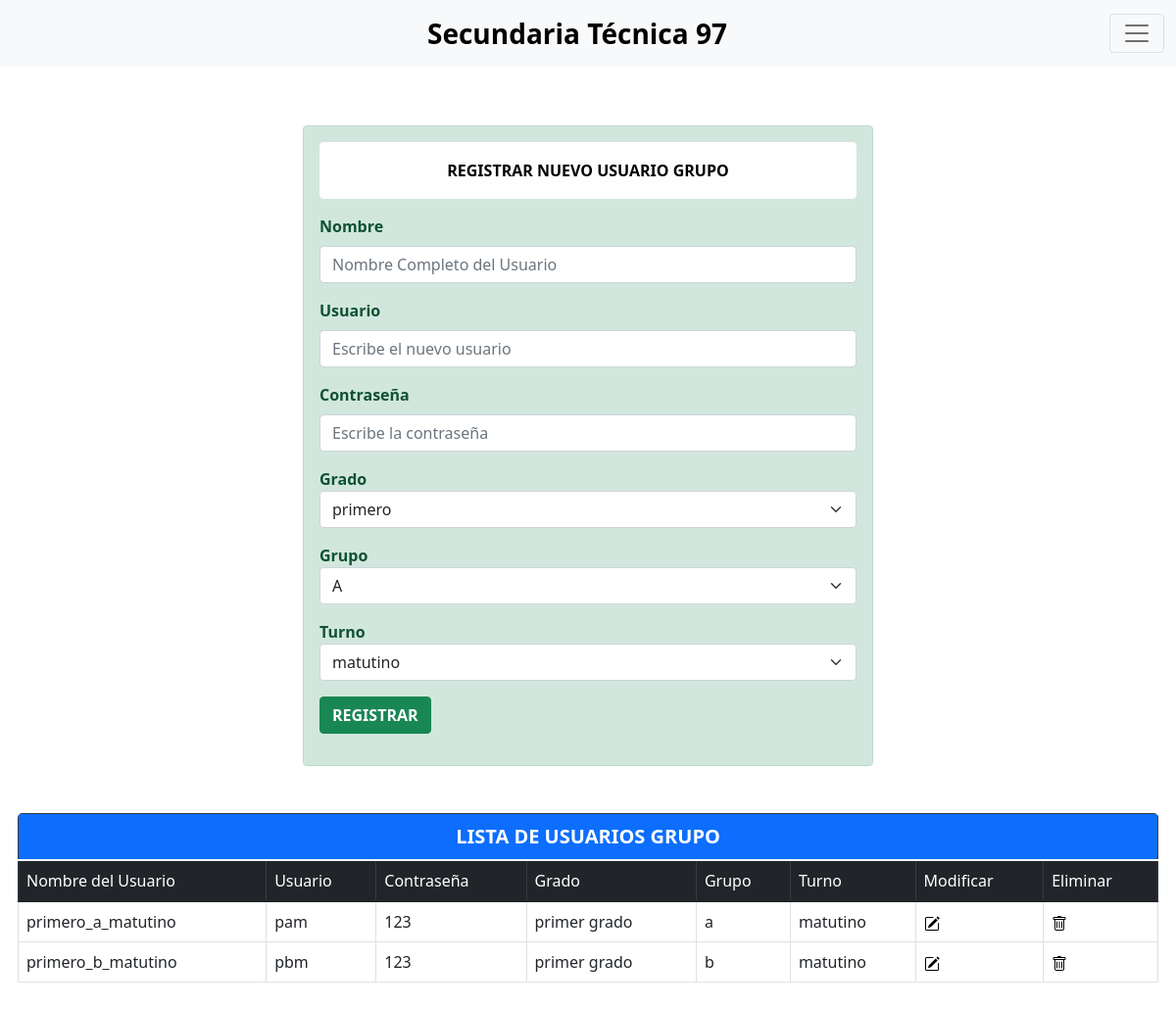
Page /menu/usuarios/administrador/administrar_usuarios/grupos/control.php (signed in) on the committed database.
### tables this page shows
CREATE TABLE `usuarios` (
  `idusuario` int(11) NOT NULL,
  `nombrecompleto` varchar(250) NOT NULL,
  `nombreu` varchar(250) NOT NULL,
  `contrau` varchar(250) NOT NULL,
  `idtipousuario` int(11) NOT NULL
);

CREATE TABLE `grupos` (
  `idgrupo` int(11) NOT NULL,
  `nombregrupo` varchar(250) NOT NULL,
  `turno` varchar(250) NOT NULL,
  `grado` varchar(250) NOT NULL,
  `grupo` varchar(250) NOT NULL,
  `idusuario` int(11) NOT NULL
);

### menu/usuarios/administrador/administrar_usuarios/grupos/control.php (the view, shortened to what this page needs)
<?php
include("../../../conexion.php");
$usuarios = "SELECT u.idusuario,
            u.nombrecompleto,
            u.nombreu,
            u.contrau,
            t.tipousuario,
            g.turno,
            g.grado,
            g.grupo
            FROM usuarios AS u
            INNER JOIN tipo_usuario AS t
            ON u.idtipousuario=t.idtipousuario
            INNER JOIN grupos AS g
            ON g.idusuario=u.idusuario
            WHERE u.idtipousuario=3
            ORDER BY g.turno,g.grupo";
$resultadousuarios = $conexion->query($usuarios);
?>
<!DOCTYPE html>
<html lang="es">
<head>
    <link rel="stylesheet" href="../../../../../css/bootstrap.min.css">
    <link rel="stylesheet" href="../../../../../css/style.css">
</head>
<body>
    <nav class="navbar navbar-light bg-light fixed-top">
        <div class="container-fluid">
            <a class="navbar-brand fs-3 fw-bold text-black" href="#">Secundaria Técnica 97</a>
            <button class="navbar-toggler" type="button" data-bs-toggle="offcanvas" data-bs-target="#offcanvasNavbar" aria-controls="offcanvasNavbar">
                <span class="navbar-toggler-icon"></span>
            </button>
        </div>
    </nav>
    <main class="antescontenedorcss">
        <div class="contenedorcss">
            <form class="mt-5 mb-5" method="POST" action="<?php $_SERVER["PHP_SELF"]; ?>">
                <div class="alert alert-success w-50 mx-auto fw-bolder" role="alert">
                    <div class="alert alert-light mx-auto fw-bolder text-center text-black text-truncate" role="alert">
                        REGISTRAR NUEVO USUARIO GRUPO
                    </div>
                    <div class="mb-3 mx-auto text-truncate">
                        <label class="form-label">Nombre</label>
                        <input type="text" class="form-control" placeholder="Nombre Completo del Usuario" required name="nom">
                    </div>
                    <div class="mb-3 mx-auto text-truncate">
                        <label class="form-label">Usuario</label>
                        <input type="text" class="form-control" placeholder="Escribe el nuevo usuario" required name="user">
                    </div>
                    <div class="mb-3 mx-auto text-truncate">
                        <label class="form-label">Contraseña</label>
                        <input type="text" class="form-control" placeholder="Escribe la contraseña" required name="pass">
                    </div>
                    <div class="mb-3 mx-auto text-truncate">
                        Grado
                        <select class="form-select" aria-label="Default select example" required name="grag">
                            <option>primero</option>
                        </select>
                    </div>
                    <div class="mb-3 mx-auto text-truncate">
                        Grupo
                        <select class="form-select" aria-label="Default select example" required name="grug">
                            <option>A</option>
                        </select>
                    </div>
                    <div class="mb-3 mx-auto text-truncate">
                        Turno
                        <select class="form-select" aria-label="Default select example" required name="turg">
                            <option>matutino</option>
                        </select>
                    </div>
                    <div class="mb-3 text-truncate">
                        <button type="submit" class="btn btn-success fw-bolder">REGISTRAR</button>
                    </div>
                </div>
            </form>
            <div class="table-responsive rounded-3 mx-auto">
                <table class="table table-bordered">
                    <thead class="table-dark table align-middle">
                        <tr>
                            <td class="bg-primary fs-5 fw-bold text-center" colspan="8">LISTA DE USUARIOS GRUPO</td>
                        </tr>
                        <tr>
                            <td>Nombre del Usuario</td>
                            <td>Usuario</td>
                            <td>Contraseña</td>
                            <td>Grado</td>
                            <td>Grupo</td>
                            <td>Turno</td>
                            <td>Modificar</td>
                            <td>Eliminar</td>
                        </tr>
                    </thead>
                    <tbody>
                        <?php
                        while ($regusuario = $resultadousuarios->fetch_array(MYSQLI_BOTH)) {
                            echo "
                    <tr>
                        <td>" . $regusuario['nombrecompleto'] . "</td>
                        <td>" . $regusuario['nombreu'] . "</td>
                        <td>" . $regusuario['contrau'] . "</td>
                        <td>" . $regusuario['grado'] . "</td>
                        <td>" . $regusuario['grupo'] . "</td>
                        <td>" . $regusuario['turno'] . "</td>
                        <td><a href='editar.php?id=" . $regusuario['idusuario'] . "'><img src='../../../../../svg/editar.svg'></a></td>
                        <td><a href='eliminar.php?id=" . $regusuario['idusuario'] . "'><img src='../../../../../svg/eliminar.svg'></a></td>
                    </tr>";
                        }
                        ?>
                    </tbody>
                </table>
            </div>
            <br><br>
        </div>
    </main>
</body>
</html>

### css/style.css (style rules this page uses)
.antescontenedorcss { padding-top: 5rem; }
.contenedorcss { width: 97%; max-width: 100%; margin: 0 auto; border-radius: 4px; }

### rows in the picture
usuarios: nombrecompleto "primero_a_matutino", nombreu "pam", contrau "123", grupos.grado "primer grado", grupos.grupo "a", grupos.turno "matutino"
usuarios: nombrecompleto "primero_b_matutino", nombreu "pbm", contrau "123", grupos.grado "primer grado", grupos.grupo "b", grupos.turno "matutino"
